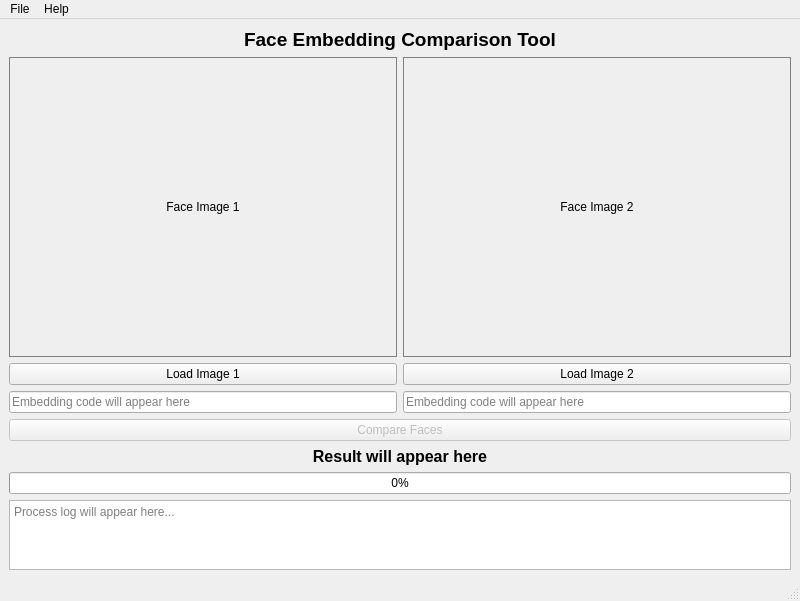
<?xml version="1.0" encoding="UTF-8"?>
<ui version="4.0">
 <class>MainWindow</class>
 <widget class="QMainWindow" name="MainWindow">
  <property name="geometry">
   <rect>
    <x>0</x>
    <y>0</y>
    <width>800</width>
    <height>600</height>
   </rect>
  </property>
  <property name="windowTitle">
   <string>Face Embedding Comparison</string>
  </property>
  <widget class="QWidget" name="centralwidget">
   <layout class="QVBoxLayout" name="verticalLayout">
    <item>
     <widget class="QLabel" name="titleLabel">
      <property name="font">
       <font>
        <pointsize>14</pointsize>
        <weight>75</weight>
        <bold>true</bold>
       </font>
      </property>
      <property name="text">
       <string>Face Embedding Comparison Tool</string>
      </property>
      <property name="alignment">
       <set>Qt::AlignCenter</set>
      </property>
     </widget>
    </item>
    <item>
     <layout class="QHBoxLayout" name="imagesLayout">
      <item>
       <layout class="QVBoxLayout" name="image1Layout">
        <item>
         <widget class="QLabel" name="image1Label">
          <property name="minimumSize">
           <size>
            <width>300</width>
            <height>300</height>
           </size>
          </property>
          <property name="styleSheet">
           <string notr="true">border: 1px solid gray;</string>
          </property>
          <property name="text">
           <string>Face Image 1</string>
          </property>
          <property name="alignment">
           <set>Qt::AlignCenter</set>
          </property>
         </widget>
        </item>
        <item>
         <widget class="QPushButton" name="loadImage1Button">
          <property name="text">
           <string>Load Image 1</string>
          </property>
         </widget>
        </item>
        <item>
         <widget class="QLineEdit" name="embedding1LineEdit">
          <property name="readOnly">
           <bool>true</bool>
          </property>
          <property name="placeholderText">
           <string>Embedding code will appear here</string>
          </property>
         </widget>
        </item>
       </layout>
      </item>
      <item>
       <layout class="QVBoxLayout" name="image2Layout">
        <item>
         <widget class="QLabel" name="image2Label">
          <property name="minimumSize">
           <size>
            <width>300</width>
            <height>300</height>
           </size>
          </property>
          <property name="styleSheet">
           <string notr="true">border: 1px solid gray;</string>
          </property>
          <property name="text">
           <string>Face Image 2</string>
          </property>
          <property name="alignment">
           <set>Qt::AlignCenter</set>
          </property>
         </widget>
        </item>
        <item>
         <widget class="QPushButton" name="loadImage2Button">
          <property name="text">
           <string>Load Image 2</string>
          </property>
         </widget>
        </item>
        <item>
         <widget class="QLineEdit" name="embedding2LineEdit">
          <property name="readOnly">
           <bool>true</bool>
          </property>
          <property name="placeholderText">
           <string>Embedding code will appear here</string>
          </property>
         </widget>
        </item>
       </layout>
      </item>
     </layout>
    </item>
    <item>
     <widget class="QPushButton" name="compareButton">
      <property name="enabled">
       <bool>false</bool>
      </property>
      <property name="text">
       <string>Compare Faces</string>
      </property>
     </widget>
    </item>
    <item>
     <widget class="QLabel" name="resultLabel">
      <property name="font">
       <font>
        <pointsize>12</pointsize>
        <weight>75</weight>
        <bold>true</bold>
       </font>
      </property>
      <property name="text">
       <string>Result will appear here</string>
      </property>
      <property name="alignment">
       <set>Qt::AlignCenter</set>
      </property>
     </widget>
    </item>
    <item>
     <widget class="QProgressBar" name="progressBar">
      <property name="value">
       <number>0</number>
      </property>
     </widget>
    </item>
    <item>
     <widget class="QTextEdit" name="logTextEdit">
      <property name="readOnly">
       <bool>true</bool>
      </property>
      <property name="placeholderText">
       <string>Process log will appear here...</string>
      </property>
     </widget>
    </item>
   </layout>
  </widget>
  <widget class="QMenuBar" name="menubar">
   <property name="geometry">
    <rect>
     <x>0</x>
     <y>0</y>
     <width>800</width>
     <height>21</height>
    </rect>
   </property>
   <widget class="QMenu" name="menuFile">
    <property name="title">
     <string>File</string>
    </property>
    <addaction name="actionLoad_Image_1"/>
    <addaction name="actionLoad_Image_2"/>
    <addaction name="separator"/>
    <addaction name="actionExit"/>
   </widget>
   <widget class="QMenu" name="menuHelp">
    <property name="title">
     <string>Help</string>
    </property>
    <addaction name="actionAbout"/>
   </widget>
   <addaction name="menuFile"/>
   <addaction name="menuHelp"/>
  </widget>
  <widget class="QStatusBar" name="statusbar"/>
  <action name="actionLoad_Image_1">
   <property name="text">
    <string>Load Image 1</string>
   </property>
  </action>
  <action name="actionLoad_Image_2">
   <property name="text">
    <string>Load Image 2</string>
   </property>
  </action>
  <action name="actionExit">
   <property name="text">
    <string>Exit</string>
   </property>
  </action>
  <action name="actionAbout">
   <property name="text">
    <string>About</string>
   </property>
  </action>
 </widget>
 <resources/>
 <connections/>
</ui>
